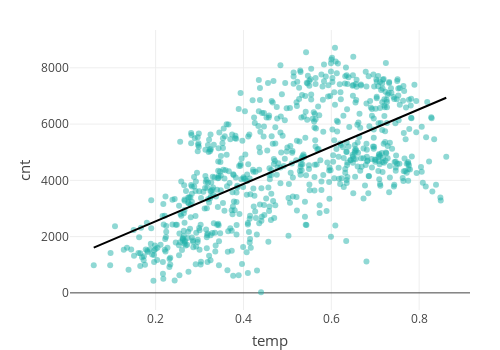

Notebook source saved alongside this figure:
### Code cell
points = scatter(x1, y1, DEFAULT_COLOR, 'markers')
line = scatter(x2, y2, 'black', 'lines')

MARGIN = dict(l=70, r=30, b=40, t=30)
PLOT_HEIGHT = 350
PLOT_WIDTH = 500

layout = go.Layout(height=PLOT_HEIGHT, width=PLOT_WIDTH, margin=MARGIN,
                   hovermode='closest', showlegend=False,
                  xaxis=dict(title='temp', titlefont=dict(size=15)), 
                   yaxis=dict(title='cnt', titlefont=dict(size=15)))

fig = go.Figure(data=[points, line], layout=layout)
py.iplot(fig, show_link=False)

### Figure 1 — Plotly figure (JSON) as saved in the notebook; plotly's stock layout.template omitted (floating-point values rounded to 4 significant figures; data arrays with more than 128 entries replaced by an {"elided": "..."} marker saying what was removed)
{"data": [{"marker": {"color": "lightseagreen", "opacity": 0.5}, "mode": "markers", "type": "scatter", "uid": "ebd86d42-1973-11e9-b1c2-3c15c2cf2370", "x": {"elided": "731 float values"}, "y": {"elided": "731 int values"}}, {"marker": {"color": "black", "opacity": 0.5}, "mode": "lines", "type": "scatter", "uid": "ebd86f36-1973-11e9-a9c2-3c15c2cf2370", "x": {"elided": "731 float values"}, "y": {"elided": "731 float values"}}], "layout": {"height": 350, "hovermode": "closest", "margin": {"b": 40, "l": 70, "r": 30, "t": 30}, "showlegend": false, "width": 500, "xaxis": {"title": "temp", "titlefont": {"size": 15}}, "yaxis": {"title": "cnt", "titlefont": {"size": 15}}}}
